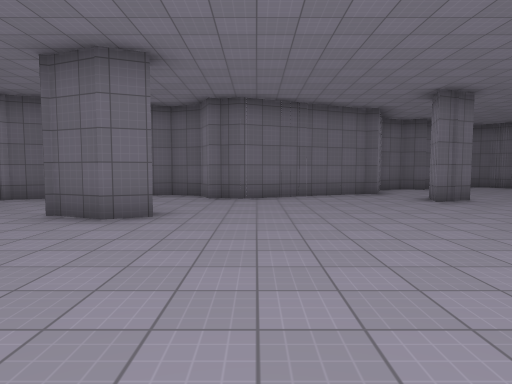
[1] (above)

21 first-person views from a walk through a level from a Godot 3-D game. The camera is 1.5 m above the floor, tilts 4° down and sees 75° across. The floor is counted in squares, 2 m on a side. Each view is taken from the middle of a square. On the plan, view 1 faces up. The plan holds only what a view shows up to about 11 squares ahead; the rest is blank. The place goes on beyond the plan. Surface patterns are stand-ins for the level's own textures.

[2]
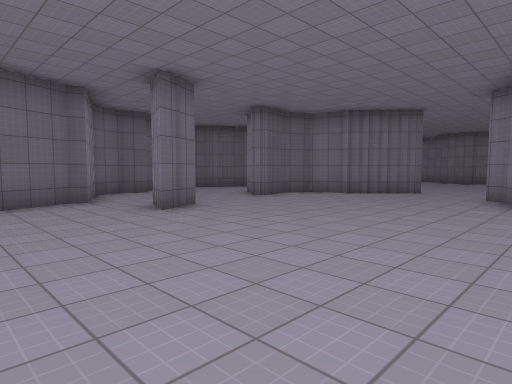

[3]
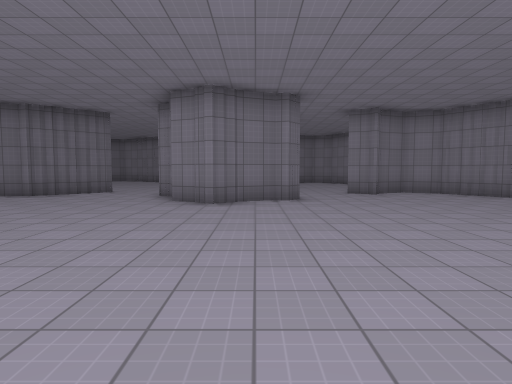

[4]
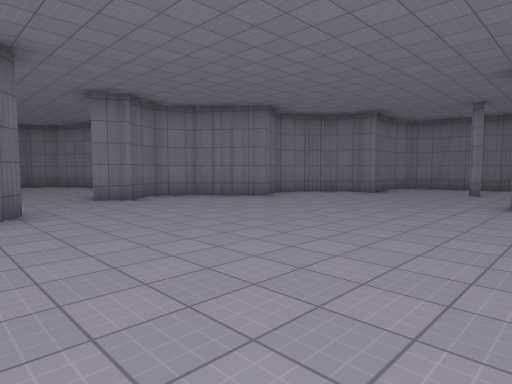

[5]
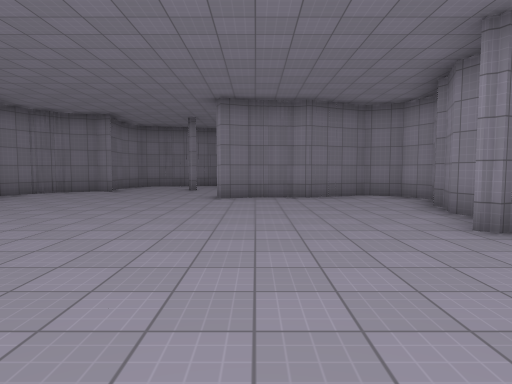

[6]
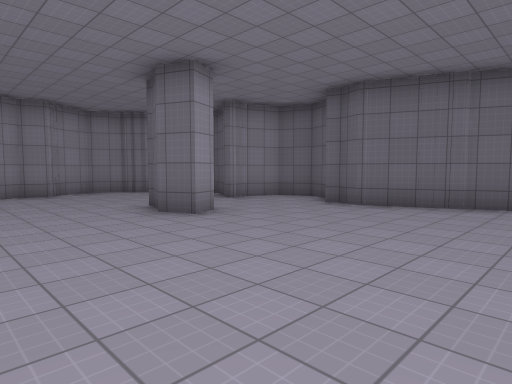

[7]
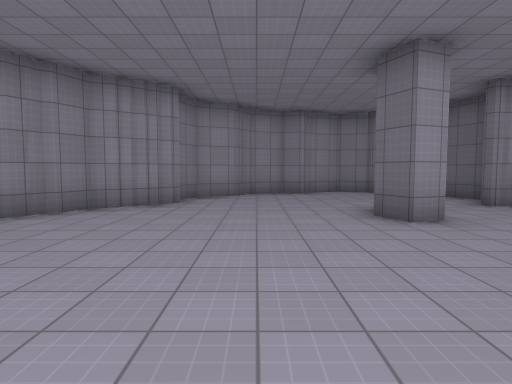

[8]
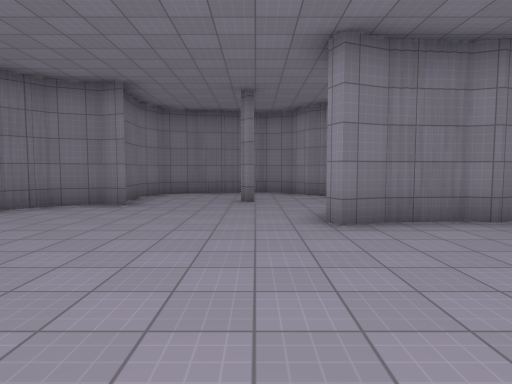

[9]
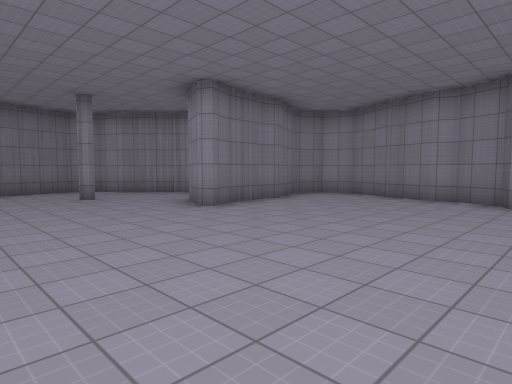

[10]
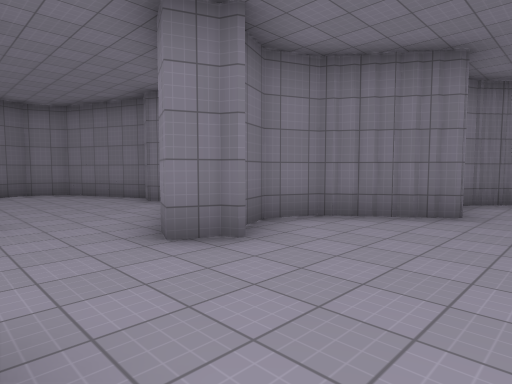

[11]
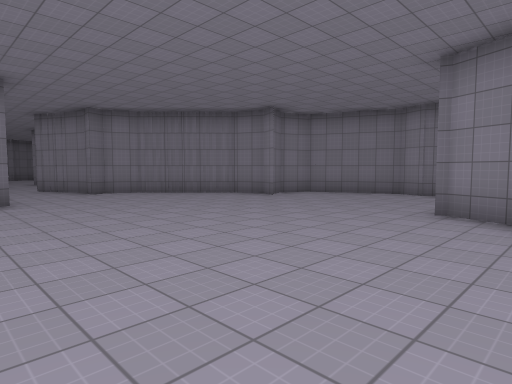

[12]
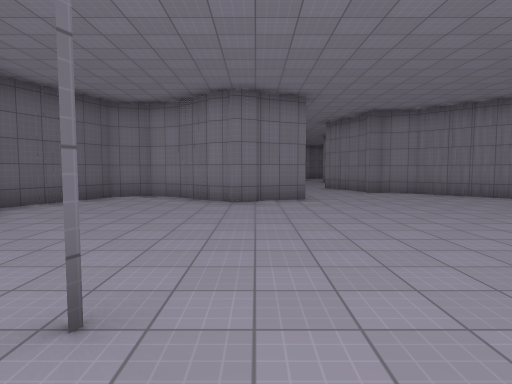

[13]
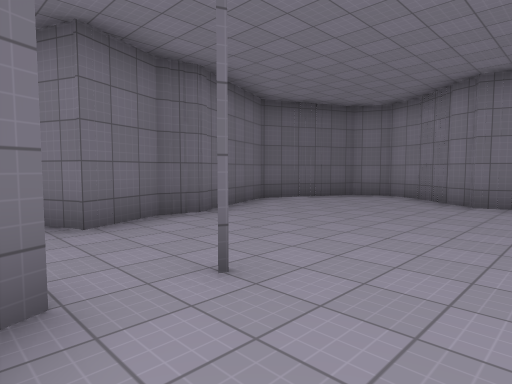

[14]
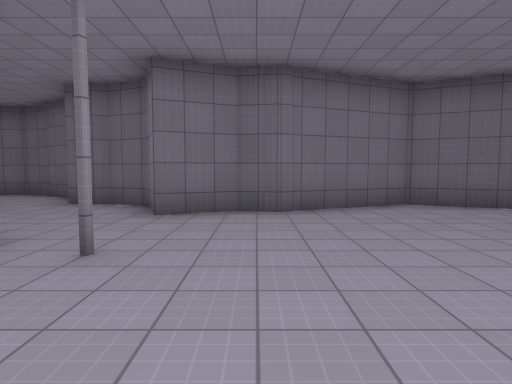

[15]
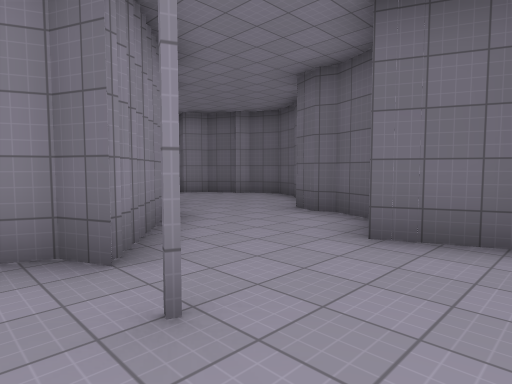

[16]
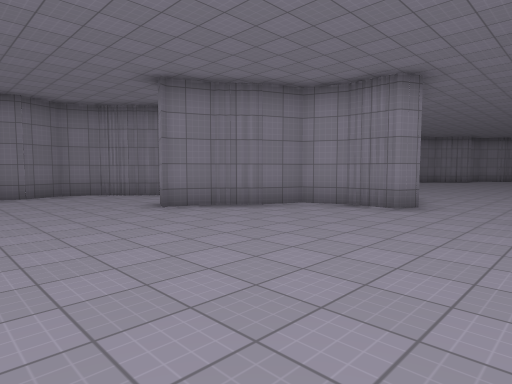

[17]
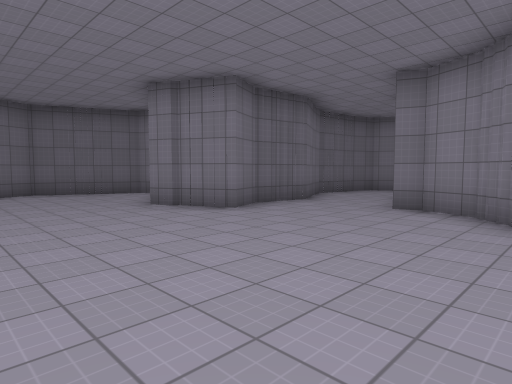

[18]
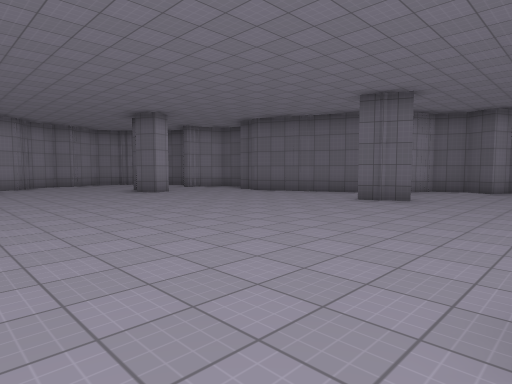

[19]
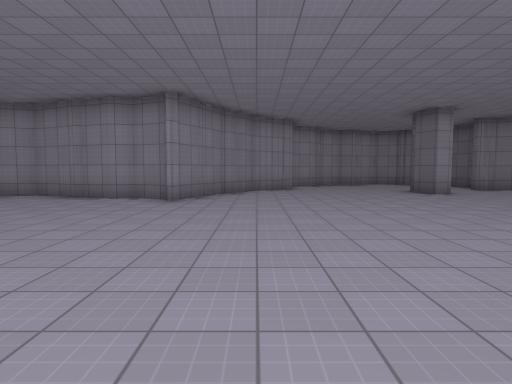

[20]
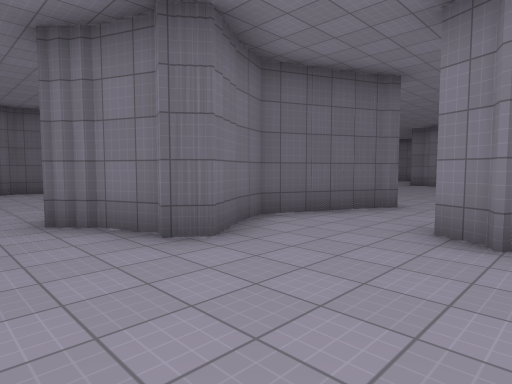

[21]
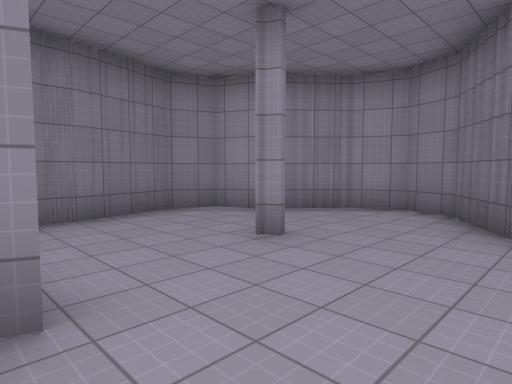

### Floor plan
Key: @ floor where view 1 was taken; # wall or solid block; . floor.
Columns run from 8 left of view 1 to 23 right of it. Each row starts with its distance up from view 1.
 14                ####
 13               ##..#
 12             ###....
 11            ##......###  #####
 10     #### ###.........####...##
  9   ###..###......###..........#
  8   #.#........#....##.........#
  7 ##................###.......##
  6 #..................#........#
  5 #....##.....................####
  4 ##..............................
  3  #...............##.............
  2  ##..............###..........##
  1   ###............####.........#
  0     ##..@........#..##.......##
 -1      ##....................###
 -2       ###..........#.......#
 -3        #...........###....##
 -4        #............#######
 -5        #..........###
 -6        #..........#
 -7        #.####.....#
 -8        #####......#
 -9           #.....###
-10           #..#..#
-11           ##....#
-12            ##.###
-13             ###

Where each view was taken, in squares from view 1:
view 1: 0 up, 0 right, facing up
view 2: 2 up, 1 right, facing up-right
view 3: 1 up, 1 right, facing right
view 4: 1 up, 3 right, facing down-right
view 5: 2 up, 3 right, facing down
view 6: 2 up, 3 right, facing up-left
view 7: 3 up, 3 right, facing left
view 8: 2 down, 5 right, facing down
view 9: 1 down, 8 right, facing down-left
view 10: 0 up, 8 right, facing down-right
view 11: 6 up, 12 right, facing down-right
view 12: 6 up, 12 right, facing right
view 13: 5 up, 12 right, facing up-right
view 14: 4 up, 15 right, facing up
view 15: 6 up, 15 right, facing up-left
view 16: 6 up, 17 right, facing down-left
view 17: 0 up, 16 right, facing up-right
view 18: 0 up, 8 right, facing up-left
view 19: 0 up, 8 right, facing left
view 20: 3 down, 7 right, facing up-right
view 21: 7 down, 8 right, facing down-left
